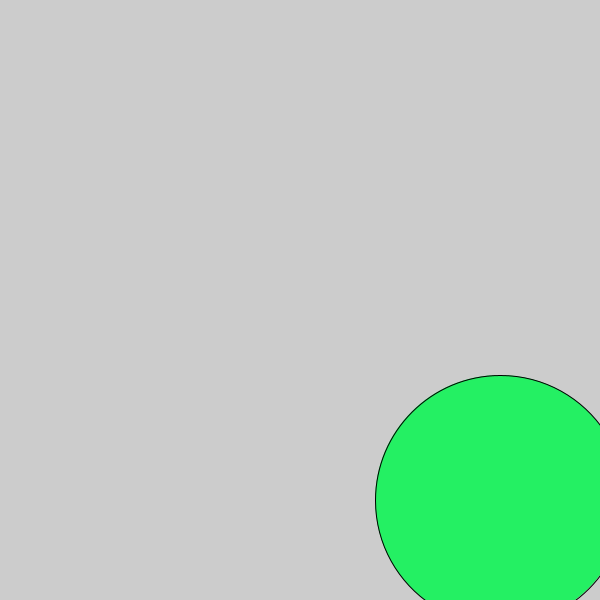
Frame 1 (no input)
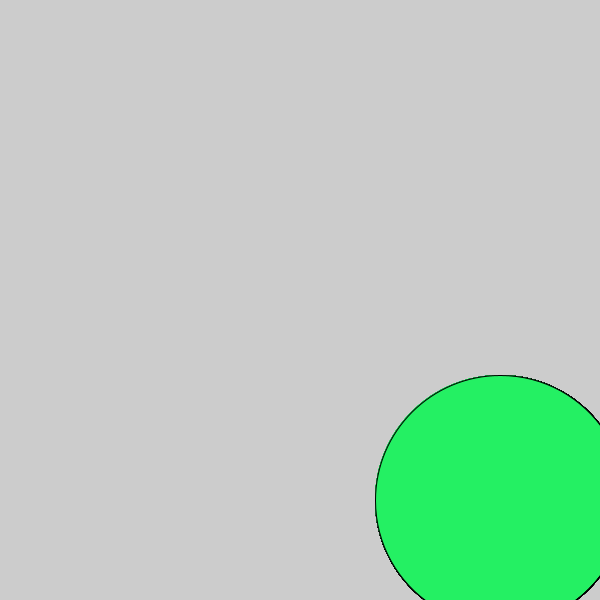
Frame 60 (the mouse pressed at the canvas centre just before this capture)
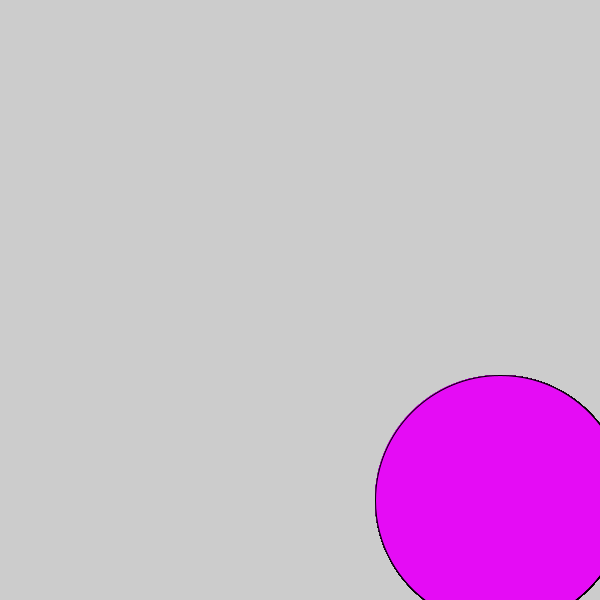
Frame 120 (the mouse held since frame 60 and released just before this capture)

The Processing sketch that drew these frames (run headless with seeded random() and noise(); from frame 60 on, the mouse is pressed at the canvas centre):

// Processing sketch: Logical_Dot
// ── Logical_Dot.pde


void setup() {
size(600,600);
}

void draw() {


if (mousePressed) {
   fill(#E50CF5);
}else {
   fill(#24F063); 
}
   
ellipse(500,500,250,250);
}
